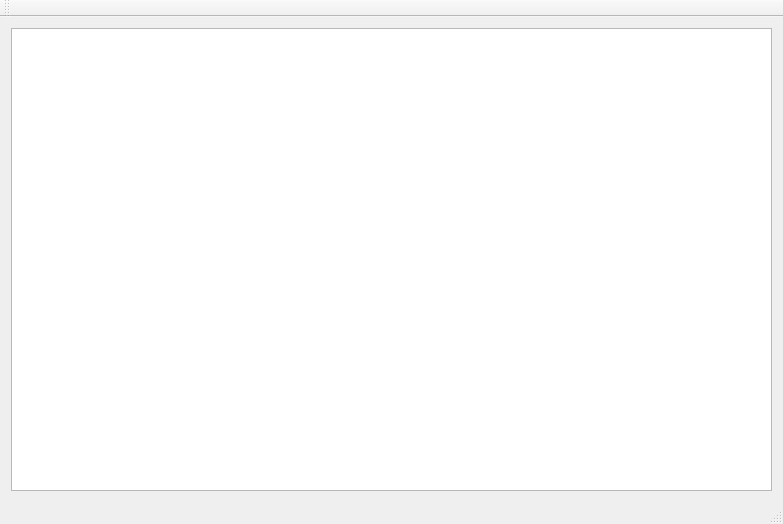
<?xml version="1.0" encoding="UTF-8"?>
<ui version="4.0">
 <class>MainWindowClass</class>
 <widget class="QMainWindow" name="MainWindowClass">
  <property name="geometry">
   <rect>
    <x>0</x>
    <y>0</y>
    <width>783</width>
    <height>524</height>
   </rect>
  </property>
  <property name="windowTitle">
   <string>MainWindow</string>
  </property>
  <widget class="QWidget" name="centralWidget">
   <layout class="QVBoxLayout" name="verticalLayout">
    <item>
     <widget class="QTextBrowser" name="textBrowser"/>
    </item>
   </layout>
  </widget>
  <widget class="QMenuBar" name="menuBar">
   <property name="geometry">
    <rect>
     <x>0</x>
     <y>0</y>
     <width>783</width>
     <height>30</height>
    </rect>
   </property>
  </widget>
  <widget class="QToolBar" name="mainToolBar">
   <attribute name="toolBarArea">
    <enum>TopToolBarArea</enum>
   </attribute>
   <attribute name="toolBarBreak">
    <bool>false</bool>
   </attribute>
  </widget>
  <widget class="QStatusBar" name="statusBar"/>
 </widget>
 <layoutdefault spacing="6" margin="11"/>
 <resources>
  <include location="mainwindow.qrc"/>
 </resources>
 <connections/>
</ui>
